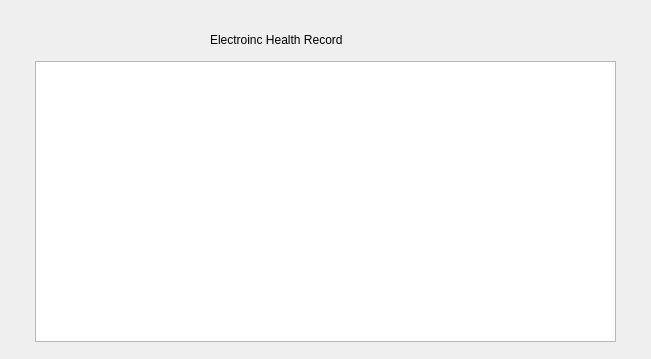
<?xml version="1.0" encoding="UTF-8"?>
<ui version="4.0">
 <class>Ehr</class>
 <widget class="QWidget" name="Ehr">
  <property name="geometry">
   <rect>
    <x>0</x>
    <y>0</y>
    <width>651</width>
    <height>359</height>
   </rect>
  </property>
  <property name="windowTitle">
   <string>Form</string>
  </property>
  <widget class="QLabel" name="label">
   <property name="geometry">
    <rect>
     <x>210</x>
     <y>30</y>
     <width>251</width>
     <height>20</height>
    </rect>
   </property>
   <property name="styleSheet">
    <string notr="true">
font: 700 italic 16pt &quot;Times New Roman&quot;;</string>
   </property>
   <property name="text">
    <string>Electroinc Health Record</string>
   </property>
  </widget>
  <widget class="QTextBrowser" name="textBrowser">
   <property name="geometry">
    <rect>
     <x>35</x>
     <y>61</y>
     <width>581</width>
     <height>281</height>
    </rect>
   </property>
   <property name="styleSheet">
    <string notr="true">color: rgb(255, 255, 255);</string>
   </property>
  </widget>
 </widget>
 <resources/>
 <connections/>
</ui>
